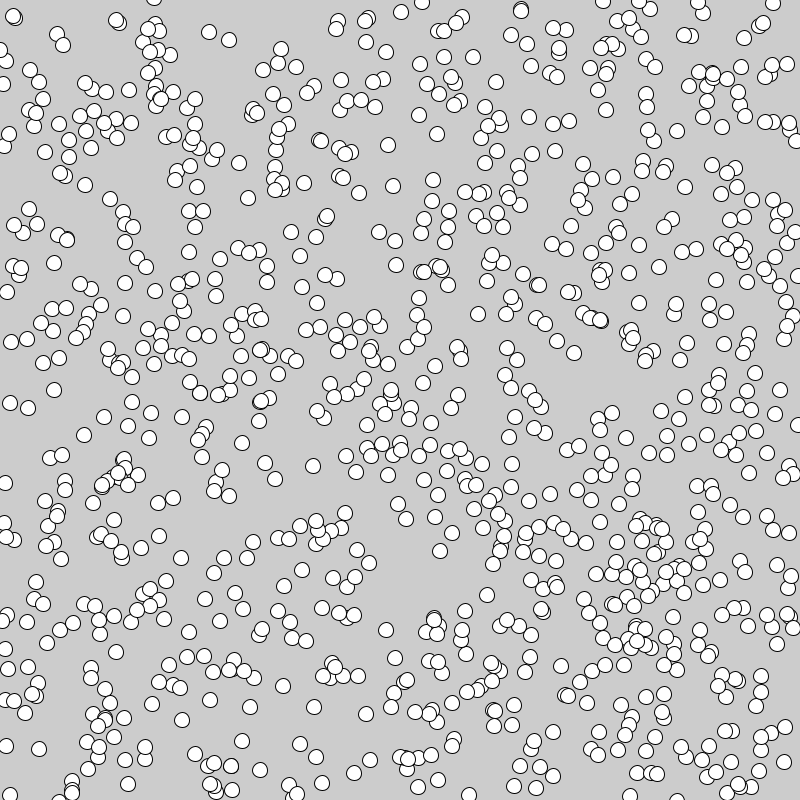
Frame 1 (no input)
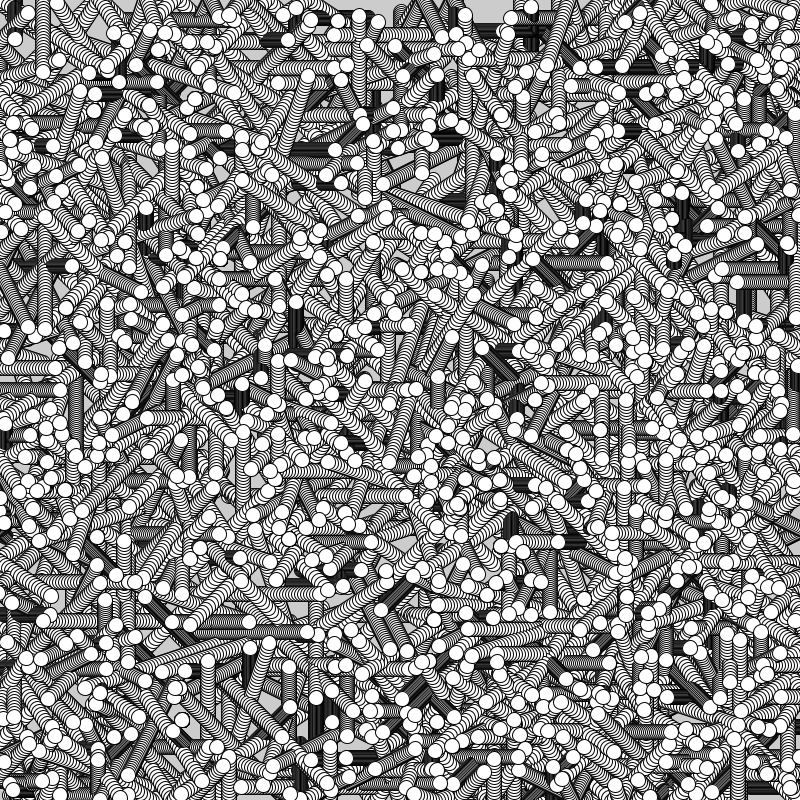
Frame 60 (the mouse pressed at the canvas centre just before this capture)
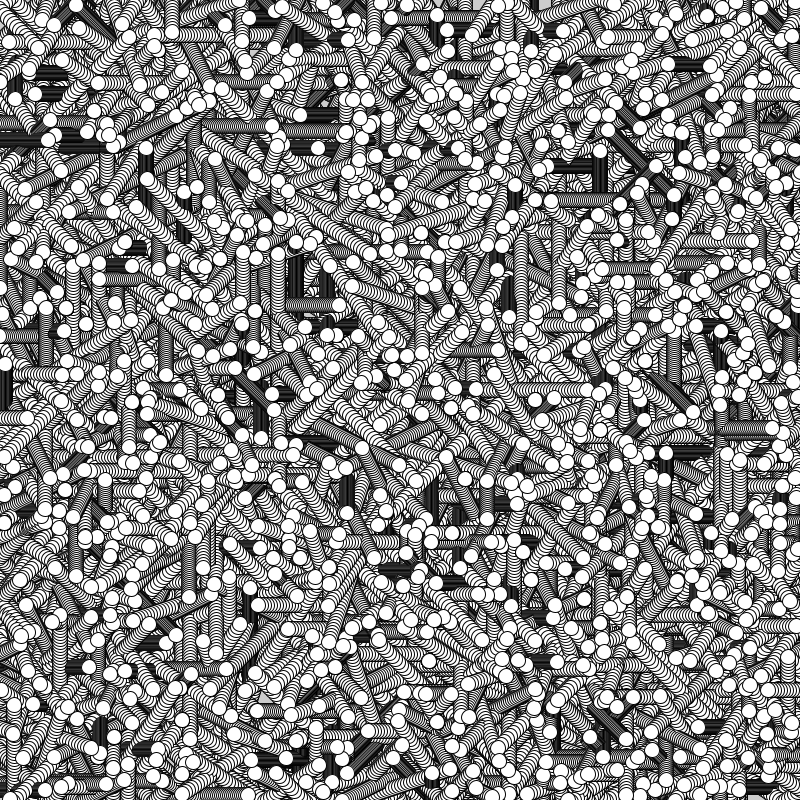
Frame 120 (the mouse held since frame 60 and released just before this capture)

The Processing sketch that drew these frames (run headless with seeded random() and noise(); from frame 60 on, the mouse is pressed at the canvas centre):

// Processing sketch: many_bally_flying
// ── many_bally_flying.pde


PVector[] pos;
PVector[] vec;
int balls = 1000;
color[] col;

void setup(){
  size(800,800);
  pos = new PVector[balls];
  vec = new PVector[balls];
  col = new color[balls];
   for (int i = 0; i < balls;i++){
     pos[i] = new PVector((int)random(width),(int)random(height));
     vec[i] = new PVector((int)random(-4,4),(int)random(-4,4));
     col[i] =  color((int) random(256),(int) random(256),(int) random(256));
   }
}

void draw(){
  for (int i = 0; i < balls;i++){
    
     pos[i].x += vec[i].x;
     pos[i].y += vec[i].y;
     
     if (pos[i].x > width) vec[i].x *= -1;
     if (pos[i].x < 0)vec[i].x *= -1;
     if (pos[i].y > height)vec[i].y *= -1;
     if (pos[i].y < 0)vec[i].y *= -1;
     //col[i] =  color((int) random(256),(int) random(256),(int) random(256));
     //fill(col[i]);
     circle(pos[i].x,pos[i].y,15);
   }
}
